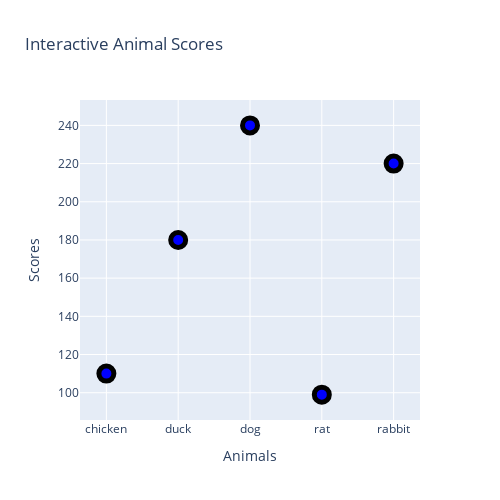

Notebook code cell kept with this figure:
### Code cell
graph = go.Figure()
graph.add_trace(go.Scatter(x=x2,y=y2, mode = 'markers',
    marker = dict(
        size = 15,
        color = 'blue',
        opacity = 1,
        line = dict (width = 5, color = 'black')
    )))

graph.update_layout (
    title = 'Interactive Animal Scores' ,
    xaxis_title = "Animals",
    yaxis_title = "Scores",
    width = 500, height = 500
)

### Figure 1 — Plotly figure (JSON) as saved in the notebook; plotly's stock layout.template omitted (floating-point values rounded to 4 significant figures)
{"data": [{"marker": {"color": "blue", "line": {"color": "black", "width": 5}, "opacity": 1, "size": 15}, "mode": "markers", "type": "scatter", "x": ["chicken", "duck", "dog", "rat", "rabbit"], "y": [110, 180, 240, 99, 220]}], "layout": {"height": 500, "title": {"text": "Interactive Animal Scores"}, "width": 500, "xaxis": {"title": {"text": "Animals"}}, "yaxis": {"title": {"text": "Scores"}}}}
